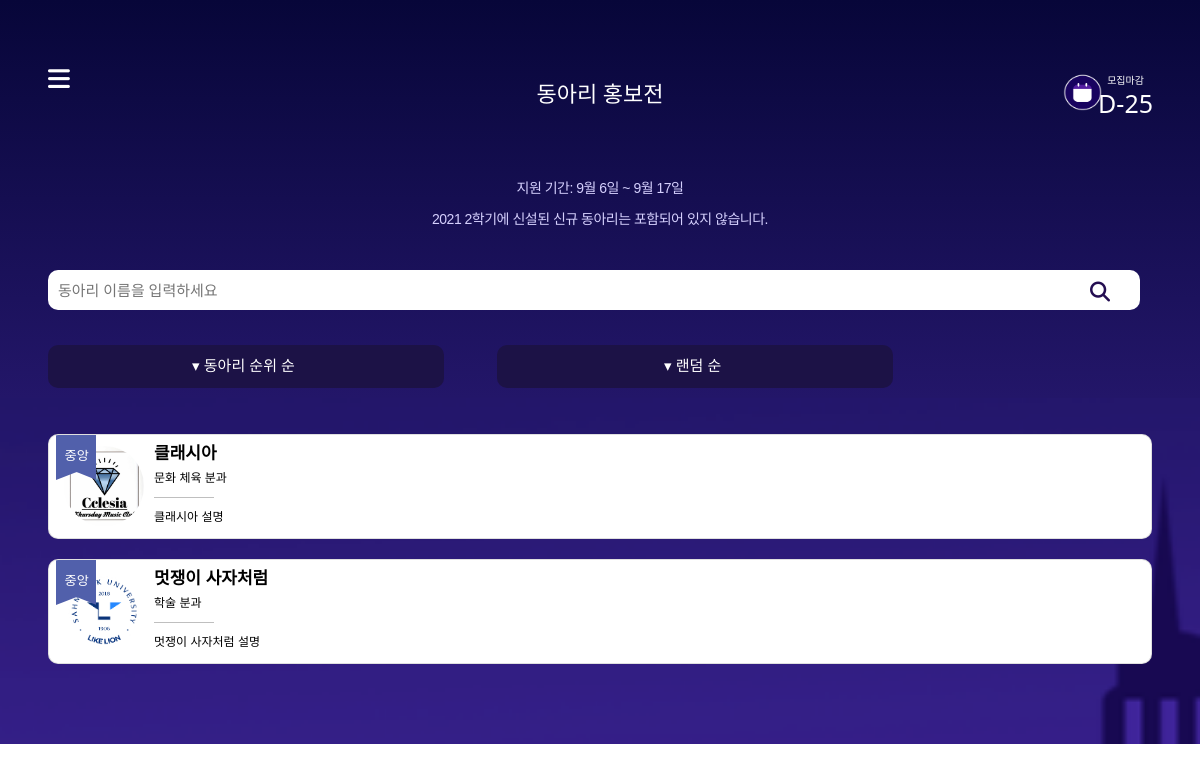
The page /club/ on the database its author committed.
### base/models.py (models this page shows, shortened)
class Clubs(models.Model):
    club_id = models.AutoField(primary_key=True)
    club_name = models.CharField(max_length=200, blank=True, null=True)
    main_club = models.IntegerField(blank=True, null=True)
    club_desc = models.CharField(max_length=200, blank=True, null=True)
    user = models.ForeignKey(AuthUser, models.DO_NOTHING, blank=True, null=True)
    club_type = models.ForeignKey(ClubTypes, models.DO_NOTHING)
    club_img = models.ImageField(upload_to='images/', blank=True, null=True) # 활동사진
    club_logo = models.ImageField(upload_to='images/', blank=True, null=True) #로고
    rank = models.IntegerField(blank=True, null=True)
    sns_link = models.CharField(max_length=500, blank=True, null=True) # 여분
    instagram_link = models.CharField(max_length=500, blank=True, null=True)
    facebook_link = models.CharField(max_length=500, blank=True, null=True)
    youtube_link = models.CharField(max_length=500, blank=True, null=True)
    form_link = models.CharField(max_length=500, blank=True, null=True)
    recruitment_content = models.TextField(blank=True, null=True)

class ClubTypes(models.Model):
    club_type_id = models.AutoField(primary_key=True)
    club_type_name = models.CharField(max_length=200, blank=True, null=True)
    club_type_desc = models.CharField(max_length=200, blank=True, null=True)
    club_type = models.IntegerField(blank=True, null=True)
    def __str__(self):
        return self.club_type_name

### club/views.py (the view)
# urls.py: path('', views.home1, name="home1"),
def home1(request):
    template_name='main.html'
    club_list = Clubs.objects.all().order_by('?')
    side_menu1 = Clubs.objects.all().filter(club_type = 1)
    side_menu2 = Clubs.objects.all().filter(club_type = 2)
    side_menu3 = Clubs.objects.all().filter(club_type = 3)
    if request.GET.get("keyword"):
        keyword = request.GET.get("keyword")
        club_list = Clubs.objects.filter(Q(club_name__icontains = keyword)).distinct()
    if request.GET.get('rank'):
        club_list = sorted(club_list, key=operator.attrgetter('rank'))
    if request.GET.get('dday'):
        club_list = sorted(club_list, key=operator.attrgetter('deadline'), reverse=True)
    return render(request, template_name, {'club_list':club_list})

### base/templates/main.html (shortened to what this page needs)
{% load static %}
<!DOCTYPE html>
<html lang="en">
<head>
  <link rel="stylesheet" href="{% static 'css/main.css' %}">
  <link rel="stylesheet" href="https://maxcdn.bootstrapcdn.com/bootstrap/3.3.2/css/bootstrap.min.css">
  <link rel="stylesheet" href="https://maxcdn.bootstrapcdn.com/bootstrap/3.3.2/css/bootstrap-theme.min.css">
  <link href="https://cdn.jsdelivr.net/npm/bootstrap@5.0.2/dist/css/bootstrap.min.css" rel="stylesheet"
>
</head>
<body>
  <header>
    {% include 'side.html' %}
    <div class="club_text">
      <p id="club_txt">지원 기간: 9월 6일 ~ 9월 17일</p>
      <p id="club_txt">2021 2학기에 신설된 신규 동아리는 포함되어 있지 않습니다.</p>
    </div>
    <form action="{% url 'home1' %}" method="GET">
      <div class="search-bar">
        <input type="search" placeholder="동아리 이름을 입력하세요" name="keyword">
        <button type="submit" class="fas fa-search"></button>
      </div>
    </form>
    <div class="club_sort_btn">
      <form method="get">
        <button type="submit" name="rank" class="sort_btn" value="rank">▾ 동아리 순위 순</button>
        <button type="submit" name="random" class="sort_btn">▾ 랜덤 순</button>
      </form>
    </div>
  </header>
  <main>
    {% for club in club_list %}
    <a href="{% url 'home' club.club_id %}">
    <div class="card" style="border-radius: 10px;">
      <div class="c_img">
        <div class="card_img">
          {% if club.club_logo %}
          <img src="{{club.club_logo.url}}" width="80px" height="80px" style="border-radius: 50%">
          {% else %}
          <img src="{% static '1.png' %}" width="80px" height="80px" style="border-radius: 50%">
          {% endif %}
        </div>
        {% if club.main_club == 1 %}
        <img class="flag" src="{% static '중앙.svg' %}" width="40px" height="45px">
        {% elif club.main_club == 0 %}
        <img class="flag" src="{% static '가등록.svg' %}" width="40px" height="45px">
        {% endif %}
      </div>
        <div class="text-wrap">
          <h1>{{club.club_name}}</h1>
          <span>{{club.club_type}}</span>
          <hr style="color: black;" width="60px">
          <span id="club_t">{{club.club_desc}}</span>
        </div>
      </div>
    </a>
    {% endfor %}
  </main>
</body>
</html>

### base/static/css/main.css (style rules this page uses)
body { margin: 0; padding: 0; width: 100%; height: 100%; box-sizing: border-box; }
header { color: white; position: sticky; background: linear-gradient(#070639, #231669); background-size: cover; top: 0; left: 0; right: 0; z-index: 1; }
.club_text { margin: 5px 0 20px 0; text-align: center; }
#club_txt { font-family: 'Noto Sans KR', sans-serif; font-weight: 300; font-size: 14px; letter-spacing: -0.5px; color: #D5D0FD; }
.search-bar { position: relative; width: 100%; margin: 10px 0 10px 0; padding: 20px 5% 20px 4%; }
.search-bar>input { width: 100%; height: 40px; border: 0px; border-radius: 10px; padding-left: 10px; font-size: 15px; color: black; }
.fa-search { background-color: transparent; border: none; position: absolute; right: 7%; top: 38%; font-size: 20px; color: #240E51; }
.club_sort_btn { font-family: 'Noto Sans KR', sans-serif; font-weight: 300; font-size: 15px; color: white; display: contents; }
.sort_btn { border: none; border-radius: 10px; padding: 10px 5px 10px 0px; width: 33%; margin: 5px 1px 10px 4%; background-color: #1C1246; }
main { padding: 3% 4% 5% 4%; width: 100%; height: 100%; background: linear-gradient(#240E51, #4D29A8); background-image: url("../../../static/메인배경.png"); background-size: cover; }
.card { z-index: 0; transition: 0.3s; position: relative; border: none; width: 100%; max-width: 100%; height: 105px; overflow: hidden; display: inline-block; margin-bottom: 20px; background-color: white; }
.c_img { width: 100px; height: 80px; }
.card_img { position: absolute; left: 15px; top: 11px; }
.flag { position: relative; z-index: 1; margin: 0 7px; }
.text-wrap { position: absolute; bottom: 12px; left: 80px; z-index: 10; padding-left: 25px; }
.text-wrap h1 { font-size: 17px; margin-bottom: 5px; color: black; font-family: 'Noto Sans KR', sans-serif; font-weight: 700; }
.text-wrap span { color: black; font-size: 12px; font-family: 'Noto Sans KR', sans-serif; font-weight: 500; }
.text-wrap #club_t { font-family: 'Noto Sans KR', sans-serif; font-weight: 300; }

### base/static/css/side.css (style rules this page uses)
body { margin: 0; padding: 0; box-sizing: border-box; }

### rows shown on the page
Clubs: club_logo (picture), main_club 1 (drawn), club_name "클래시아", club_type "문화 체육 분과", club_desc "클래시아 설명"
Clubs: club_logo (picture), main_club 1 (drawn), club_name "멋쟁이 사자처럼", club_type "학술 분과", club_desc "멋쟁이 사자처럼 설명"
